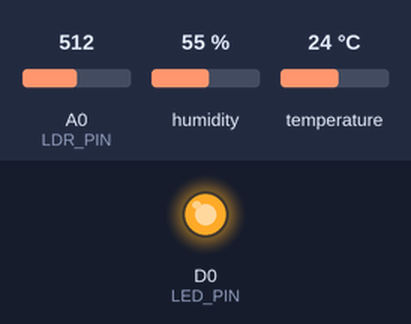
This sketch was run on a simulated ESP8266 (Wemos D1 mini). On the bench: output pins drawn as LEDs (lit = HIGH). Inputs (shaded band) come from the test bench; at power-on: A0 (LDR_PIN) = 512, humidity 55 %, temperature 24 °C. WiFi joins after 1.5 s; servers stay silent unless stated; web services answer with replies made up by the test bench; what the sketch prints to the serial monitor is not drawn.

Above: at 8.3 s.
At 15.08 s:
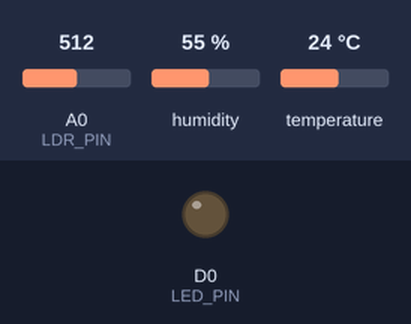
Timing chart, 0 to 21.2 s (numbered marks = the images above):
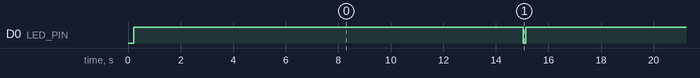

Measured:
- by itself, D0 (LED_PIN): alternates HIGH for 14.9 s and LOW for 0.10 s

The sketch:

program.ino
```cpp
/*
 * ============================================================
 * Experiment 10 — Interfacing Arduino with Cloud (ThingSpeak)
 * FILE: program.ino  (Complete working implementation)
 * ============================================================
 * Target Board : ESP8266 (NodeMCU 1.0 or Wemos D1 Mini)
 *
 * Install Board Support:
 *   File → Preferences → Additional Board Manager URLs:
 *   http://arduino.esp8266.com/stable/package_esp8266com_index.json
 *   Tools → Boards Manager → search "esp8266" → Install
 *   Tools → Board → ESP8266 Boards → NodeMCU 1.0
 *
 * Required Libraries (Library Manager):
 *   - DHT sensor library (by Adafruit)
 *   - Adafruit Unified Sensor
 *
 * Circuit (NodeMCU):
 *   DHT11 DATA → D4 (GPIO2)
 *   LDR voltage divider → A0
 *
 * ✏ FILL IN your own WIFI_SSID, WIFI_PASS, and API_KEY before upload
 * ============================================================
 */

#include <ESP8266WiFi.h>
#include <ESP8266HTTPClient.h>
#include <WiFiClient.h>
#include <DHT.h>

// ── ✏ USER CONFIGURATION — CHANGE THESE ───────────────────
const char* WIFI_SSID  = "YOUR_WIFI_SSID";
const char* WIFI_PASS  = "YOUR_WIFI_PASSWORD";
const char* API_KEY    = "YOUR_THINGSPEAK_WRITE_API_KEY";
// ──────────────────────────────────────────────────────────

// ── ThingSpeak API endpoint ───────────────────────────────
const char* TS_URL = "http://api.thingspeak.com/update";

// ── Sensor Pins (NodeMCU GPIO) ────────────────────────────
#define DHT_PIN  D4    // GPIO2  — DHT11 data
#define LDR_PIN  A0    // Analog — LDR voltage divider
#define LED_PIN  D0    // GPIO16 — Onboard LED (active LOW on NodeMCU)

// ── DHT Setup ─────────────────────────────────────────────
#define DHTTYPE DHT11
DHT dht(DHT_PIN, DHTTYPE);

// ── WiFiClient instance ───────────────────────────────────
WiFiClient wifiClient;

// ── Upload interval: 15s minimum for ThingSpeak free tier ─
const unsigned long UPLOAD_INTERVAL = 15000UL;
unsigned long lastUpload = 0;
long          messageID  = 0;

// ── WiFi connection ───────────────────────────────────────
void connectWiFi() {
  Serial.print(F("Connecting to WiFi: "));
  Serial.println(WIFI_SSID);

  WiFi.mode(WIFI_STA);
  WiFi.begin(WIFI_SSID, WIFI_PASS);

  int attempts = 0;
  while (WiFi.status() != WL_CONNECTED && attempts < 30) {
    delay(500);
    Serial.print(F("."));
    attempts++;
  }

  if (WiFi.status() == WL_CONNECTED) {
    Serial.println();
    Serial.print(F("Connected! IP: "));
    Serial.println(WiFi.localIP());
    Serial.print(F("Signal strength (RSSI): "));
    Serial.print(WiFi.RSSI());
    Serial.println(F(" dBm"));
  } else {
    Serial.println(F("\nWiFi connection FAILED! Check credentials."));
    Serial.println(F("Restarting in 5 seconds..."));
    delay(5000);
    ESP.restart();
  }
}

// ── Upload data to ThingSpeak ─────────────────────────────
bool uploadToThingSpeak(float temp, float hum, int light, float heatIdx) {
  if (WiFi.status() != WL_CONNECTED) {
    Serial.println(F("WiFi lost — reconnecting..."));
    connectWiFi();
    return false;
  }

  // Build URL with all 4 field values
  String url  = String(TS_URL);
  url += "?api_key=" + String(API_KEY);
  url += "&field1=" + String(temp,  1);
  url += "&field2=" + String(hum,   1);
  url += "&field3=" + String(light);
  url += "&field4=" + String(heatIdx, 1);

  HTTPClient http;
  http.begin(wifiClient, url);
  http.setTimeout(10000); // 10 second timeout

  int httpCode = http.GET();
  bool success = false;

  if (httpCode == HTTP_CODE_OK) {
    String response = http.getString();
    response.trim();
    if (response != "0") {
      messageID++;
      Serial.print(F("✓ Upload OK — ThingSpeak msg #"));
      Serial.println(response);
      success = true;
    } else {
      Serial.println(F("✗ ThingSpeak returned 0 — rate limit or bad key"));
    }
  } else {
    Serial.print(F("✗ HTTP error: "));
    Serial.println(httpCode);
  }

  http.end();
  return success;
}

// ── format print ──────────────────────────────────────────
void printSensorData(float temp, float hum, int light, float heatIdx) {
  Serial.println(F("──────────────────────────────────────"));
  Serial.print(F("Temperature : ")); Serial.print(temp, 1); Serial.println(F(" °C"));
  Serial.print(F("Humidity    : ")); Serial.print(hum,  1); Serial.println(F(" %"));
  Serial.print(F("Light Level : ")); Serial.println(light);
  Serial.print(F("Heat Index  : ")); Serial.print(heatIdx, 1); Serial.println(F(" °C"));
  Serial.print(F("Uptime      : ")); Serial.print(millis() / 1000); Serial.println(F(" s"));
}

// ── setup ─────────────────────────────────────────────────
void setup() {
  Serial.begin(115200);  // ESP8266 uses 115200 baud
  delay(200);

  Serial.println();
  Serial.println(F("╔══════════════════════════════════════╗"));
  Serial.println(F("║  Arduino → ThingSpeak Cloud Logger   ║"));
  Serial.println(F("╚══════════════════════════════════════╝"));

  pinMode(LED_PIN, OUTPUT);
  digitalWrite(LED_PIN, HIGH); // NodeMCU LED is active LOW — HIGH = off

  dht.begin();
  connectWiFi();

  Serial.println(F("System ready. Uploading every 15 seconds."));
  Serial.println(F("Visit https://thingspeak.com to view your data!"));
  Serial.println();
}

// ── loop ──────────────────────────────────────────────────
void loop() {
  unsigned long now = millis();

  if (now - lastUpload >= UPLOAD_INTERVAL) {
    lastUpload = now;

    // ── Read sensors ────────────────────────────────────────
    float temp    = dht.readTemperature();
    float hum     = dht.readHumidity();
    int   light   = analogRead(LDR_PIN);

    // ── Validate DHT ────────────────────────────────────────
    if (isnan(temp) || isnan(hum)) {
      Serial.println(F("⚠ DHT read error — skipping this upload cycle."));
      return;
    }

    float heatIdx = dht.computeHeatIndex(temp, hum, false);

    // ── Print locally ────────────────────────────────────────
    printSensorData(temp, hum, light, heatIdx);

    // ── LED blink = upload indicator ─────────────────────────
    digitalWrite(LED_PIN, LOW);  // ON
    delay(100);
    digitalWrite(LED_PIN, HIGH); // OFF

    // ── Upload ───────────────────────────────────────────────
    bool ok = uploadToThingSpeak(temp, hum, light, heatIdx);
    if (!ok) {
      Serial.println(F("Retrying upload in next cycle..."));
    }
  }

  // ── Yield to ESP8266 WiFi stack (important!) ─────────────
  yield();
}
```

guide.ino
```cpp
/*
 * ============================================================
 * Experiment 10 — Interfacing Arduino with Cloud (ThingSpeak)
 * FILE: guide.ino  (Step-by-step commented guide — NO real logic)
 * ============================================================
 *
 * Target Board: ESP8266 (NodeMCU or Wemos D1 Mini) — Standalone
 * (The ESP8266 runs this code directly — no Arduino UNO needed)
 *
 * Install ESP8266 support in Arduino IDE first:
 *   File → Preferences → Additional Boards Manager URLs:
 *   http://arduino.esp8266.com/stable/package_esp8266com_index.json
 *   Tools → Board → Boards Manager → search "esp8266" → Install
 *   Tools → Board → ESP8266 Boards → NodeMCU 1.0
 * ============================================================
 */


// ─────────────────────────────────────────────────────────────
// STEP 1: Include Required Libraries
// ─────────────────────────────────────────────────────────────
// You need THREE libraries:
//
//   1. ESP8266WiFi.h — Built into ESP8266 board package
//      → Connects ESP8266 to WiFi network
//
//   2. ESP8266HTTPClient.h — Built into ESP8266 package
//      → Lets you make HTTP requests (like a browser does)
//
//   3. DHT.h — Install from Library Manager
//      → Reads temperature and humidity from DHT11
//
// YOUR TASK:
//   #include <ESP8266WiFi.h>
//   #include <ESP8266HTTPClient.h>
//   #include <DHT.h>


// ─────────────────────────────────────────────────────────────
// STEP 2: Define Your Secret Credentials
// ─────────────────────────────────────────────────────────────
// YOU MUST CHANGE THESE to your real values:
//
//   const char* WIFI_SSID    = "YourWiFiName";
//   const char* WIFI_PASS    = "YourWiFiPassword";
//   const char* API_KEY      = "YourThingSpeakWriteAPIKey";
//   const char* TS_HOST      = "api.thingspeak.com";
//
// How to get your API key:
//   1. Log in to thingspeak.com
//   2. Open your channel
//   3. Click "API Keys" tab
//   4. Copy the "Write API Key"
//
// SECURITY NOTE:
//   Never share or push these credentials to GitHub!
//   In professional code, store them in a separate config file.


// ─────────────────────────────────────────────────────────────
// STEP 3: Define Sensor Pins and DHT Object
// ─────────────────────────────────────────────────────────────
// On NodeMCU, GPIO pins are labeled D0–D8, NOT 0–8.
// Use the D-notation or the actual GPIO number:
//   D4 = GPIO4, D5 = GPIO5, etc.
//
// YOUR TASK:
//   const int DHT_PIN = D4;   // GPIO4 on NodeMCU
//   const int LDR_PIN = A0;   // NodeMCU has ONE analog pin (A0)
//   #define DHTTYPE DHT11
//   DHT dht(DHT_PIN, DHTTYPE);
//
// WiFiClient object (needed by HTTPClient):
//   WiFiClient client;


// ─────────────────────────────────────────────────────────────
// STEP 4: setup() — Connect to WiFi
// ─────────────────────────────────────────────────────────────
// void setup() {
//
//   Task A: Serial.begin(115200)  ← ESP8266 uses 115200 baud
//
//   Task B: Initialize DHT
//   → dht.begin();
//
//   Task C: Connect to WiFi
//   → WiFi.begin(WIFI_SSID, WIFI_PASS);
//   → Serial.print("Connecting to WiFi");
//   → while (WiFi.status() != WL_CONNECTED) {
//       delay(500);
//       Serial.print(".");  ← print dots while connecting
//     }
//   → Serial.println(" Connected!");
//   → Serial.print("IP: "); Serial.println(WiFi.localIP());
//
//   Why check WL_CONNECTED in a loop?
//   WiFi connection takes 2–10 seconds.
//   We MUST wait before trying to send any data.
//
// }


// ─────────────────────────────────────────────────────────────
// STEP 5: Create sendToThingSpeak() Function
// ─────────────────────────────────────────────────────────────
// void sendToThingSpeak(float temp, float hum, int light) {
//
//   Step A: Check WiFi is still connected
//   → if (WiFi.status() != WL_CONNECTED) {
//       Serial.println("WiFi lost! Reconnecting...");
//       WiFi.reconnect();
//       return;
//     }
//
//   Step B: Build the URL string
//   → String url = "http://api.thingspeak.com/update?api_key=";
//   → url += API_KEY;
//   → url += "&field1=" + String(temp);
//   → url += "&field2=" + String(hum);
//   → url += "&field3=" + String(light);
//   → url += "&field4=" + String(dht.computeHeatIndex(temp, hum, false));
//
//   What is URL structure?
//   http://server/path?key1=val1&key2=val2&key3=val3
//   → '?' marks start of parameters
//   → '&' separates parameters
//
//   Step C: Create HTTP client and send GET request
//   → HTTPClient http;
//   → http.begin(client, url);             ← set target URL
//   → int httpCode = http.GET();           ← send request
//
//   Step D: Check response
//   → if (httpCode == 200) {               ← 200 = success
//       String response = http.getString();  ← ThingSpeak returns message ID
//       Serial.print("Uploaded! Message ID: ");
//       Serial.println(response);
//     } else {
//       Serial.print("Upload failed. HTTP code: ");
//       Serial.println(httpCode);
//     }
//
//   → http.end();  ← ALWAYS close the connection after use
//
// }


// ─────────────────────────────────────────────────────────────
// STEP 6: loop() Function
// ─────────────────────────────────────────────────────────────
// void loop() {
//
//   Task A: Read sensors
//   → float temp = dht.readTemperature();
//   → float hum  = dht.readHumidity();
//   → int  light = analogRead(LDR_PIN);  ← 0 to 1023
//
//   Task B: Validate DHT reading
//   → if (isnan(temp) || isnan(hum)) {
//       Serial.println("Sensor error! Skipping upload.");
//       delay(5000);
//       return;
//     }
//
//   Task C: Print to Serial
//   → "Temp: X°C | Hum: Y% | Light: Z"
//
//   Task D: Upload to ThingSpeak
//   → sendToThingSpeak(temp, hum, light);
//
//   Task E: Wait 15 seconds minimum (ThingSpeak rate limit)
//   → delay(15000);
//   → Why 15s? Free ThingSpeak allows 1 update per 15 seconds.
//     Sending faster = message rejected (returns "0")
//
// }


// ─────────────────────────────────────────────────────────────
// STEP 7: Verify on ThingSpeak Dashboard
// ─────────────────────────────────────────────────────────────
// After uploading the sketch and running:
//   1. Open Serial Monitor at 115200 baud
//   2. Watch for: "Connected! IP: 192.168.x.x"
//   3. Then: "Uploaded! Message ID: 1" (then 2, 3, 4...)
//   4. Open thingspeak.com → Your Channel → Private View
//   5. Watch 3 graphs update every 15 seconds!
//   6. Try: breathe on DHT11 (humidity rises)
//          cover LDR (light level drops)
//          warm DHT11 with finger (temperature rises)


// ─────────────────────────────────────────────────────────────
// CHALLENGE 1: Receive Data FROM Cloud
// ─────────────────────────────────────────────────────────────
// ThingSpeak can SEND data back to your device too.
// Write a field from the ThingSpeak web app (manually):
//   Field 5: LED_COMMAND (set to 1 or 0)
//
// Then in code, read it:
//   String readUrl = "http://api.thingspeak.com/channels/";
//   readUrl += CHANNEL_ID;
//   readUrl += "/fields/5/last.txt?api_key=" + READ_API_KEY;
//
//   http.begin(client, readUrl);
//   http.GET();
//   String val = http.getString();
//   if (val == "1") digitalWrite(LED_PIN, HIGH);
//   else            digitalWrite(LED_PIN, LOW);


// ─────────────────────────────────────────────────────────────
// CHALLENGE 2: ThingSpeak React Alert
// ─────────────────────────────────────────────────────────────
// Set up an alert ON ThingSpeak (no code needed):
//   1. ThingSpeak → Apps → React
//   2. Test Expression: field('field1') > 35
//   3. Action: ThingHTTP → Send email
//   4. Now: If temp > 35°C → you get an email automatically!
```
